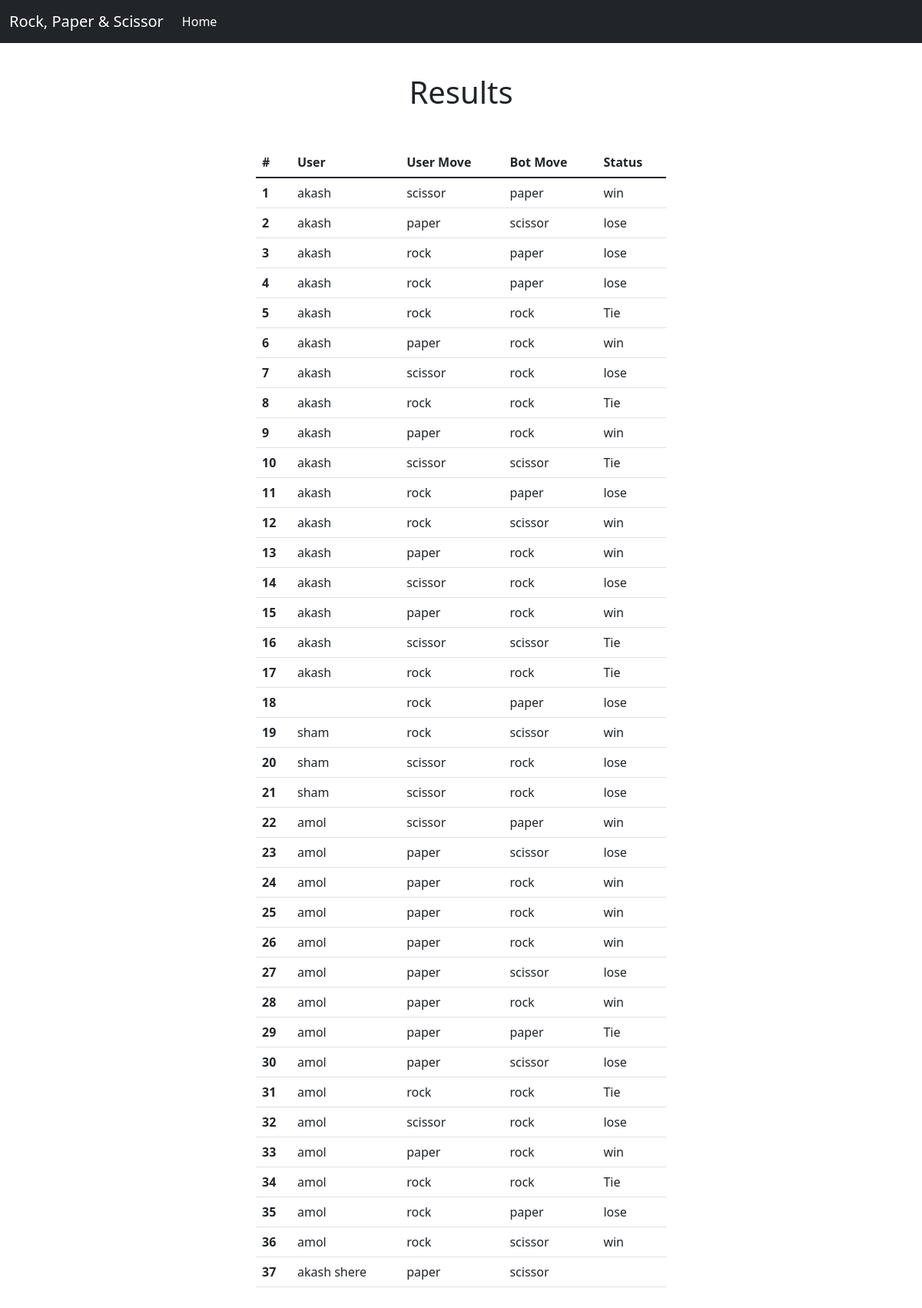
Page /result/ on the committed database.
### rock_paper_scissor/models.py (models this page shows, shortened)
class Result(models.Model):
    player=models.ForeignKey('Player',on_delete=models.CASCADE,related_name='score')
    bot_move = models.CharField(max_length=50,blank =True)
    user_move= models.CharField(max_length=50,blank=True)
    status = models.CharField(max_length=50, blank=True)

class Player(models.Model):
    name =models.CharField(max_length=50)
    user = models.OneToOneField(User,on_delete=models.CASCADE,related_name='player')

### rock_paper_scissor/views.py (the view)
# urls.py: path('result/',views.result,name='result'),
def result(request):
    res = Result.objects.all().order_by('-id')
    context = {'res':res}
    return render(request,'result.html',context)

### templates/result.html
{% extends 'base.html' %}
{% load static %}
{% block body %}
<main class="container">
  <div class="col-lg-12">
    <section class="py-5 text-center container">
      <div class="row py-lg-5">
        <div class="col-lg-6 col-md-8 mx-auto">
          <h1 class="fw-light">Results</h1>
          {% if res %}
          <table class="table table-hover mt-5">
            <thead>
              <tr>
                <th scope="col">#</th>
                <th scope="col">User</th>
                <th scope="col">User Move</th>
                <th scope="col">Bot Move</th>
                <th scope="col">Status</th>
              </tr>
            </thead>
            <tbody>
                {% for i in res %}
              <tr>
                <th scope="row">{{forloop.counter}}</th>
                <td>{{i.player.name}}</td>
                <td>{{i.user_move}}</td>
                <td>{{i.bot_move}}</td>
                <td>{{i.status}}</td>
              </tr>
              {% endfor %}
            </tbody>
          </table>
          {% else %}
          <h4 class="fw-light">There's no result, please start a game</h4>
          {% endif %}
        </div>
      </div>
    </section>
  </div>
</main>
{% endblock body %}

### templates/base.html (shortened to what this page needs)
{% load static %}
<html lang="en">
    <head>
    <link href="https://cdn.jsdelivr.net/npm/bootstrap@5.1.3/dist/css/bootstrap.min.css" rel="stylesheet">
  </head>
  <body data-new-gr-c-s-check-loaded="14.1043.0" data-gr-ext-installed="" cz-shortcut-listen="true">
    <nav class="navbar navbar-expand-md navbar-dark fixed-top bg-dark">
        <div class="container-fluid">
          <a class="navbar-brand" href="{% url 'home' %}">Rock, Paper & Scissor</a>
          <div class="collapse navbar-collapse" id="navbarCollapse">
            <ul class="navbar-nav me-auto mb-2 mb-md-0">
              <li class="nav-item">
                <a class="nav-link active" aria-current="page" href="{% url 'home' %}">Home</a>
              </li>
            </ul>
          </div>
        </div>
      </nav>
    {% block body %}
    {% endblock body %}
</body>

### rows in the picture
Result: player.name "akash", user_move "scissor", bot_move "paper", status "win"
Result: player.name "akash", user_move "paper", bot_move "scissor", status "lose"
Result: player.name "akash", user_move "rock", bot_move "paper", status "lose"
Result: player.name "akash", user_move "rock", bot_move "paper", status "lose"
Result: player.name "akash", user_move "rock", bot_move "rock", status "Tie"
Result: player.name "akash", user_move "paper", bot_move "rock", status "win"
Result: player.name "akash", user_move "scissor", bot_move "rock", status "lose"
Result: player.name "akash", user_move "rock", bot_move "rock", status "Tie"
Result: player.name "akash", user_move "paper", bot_move "rock", status "win"
Result: player.name "akash", user_move "scissor", bot_move "scissor", status "Tie"
Result: player.name "akash", user_move "rock", bot_move "paper", status "lose"
Result: player.name "akash", user_move "rock", bot_move "scissor", status "win"
Result: player.name "akash", user_move "paper", bot_move "rock", status "win"
Result: player.name "akash", user_move "scissor", bot_move "rock", status "lose"
Result: player.name "akash", user_move "paper", bot_move "rock", status "win"
Result: player.name "akash", user_move "scissor", bot_move "scissor", status "Tie"
Result: player.name "akash", user_move "rock", bot_move "rock", status "Tie"
Result: user_move "rock", bot_move "paper", status "lose"
Result: player.name "sham", user_move "rock", bot_move "scissor", status "win"
Result: player.name "sham", user_move "scissor", bot_move "rock", status "lose"
Result: player.name "sham", user_move "scissor", bot_move "rock", status "lose"
Result: player.name "amol", user_move "scissor", bot_move "paper", status "win"
Result: player.name "amol", user_move "paper", bot_move "scissor", status "lose"
Result: player.name "amol", user_move "paper", bot_move "rock", status "win"
Result: player.name "amol", user_move "paper", bot_move "rock", status "win"
Result: player.name "amol", user_move "paper", bot_move "rock", status "win"
Result: player.name "amol", user_move "paper", bot_move "scissor", status "lose"
Result: player.name "amol", user_move "paper", bot_move "rock", status "win"
Result: player.name "amol", user_move "paper", bot_move "paper", status "Tie"
Result: player.name "amol", user_move "paper", bot_move "scissor", status "lose"
Result: player.name "amol", user_move "rock", bot_move "rock", status "Tie"
Result: player.name "amol", user_move "scissor", bot_move "rock", status "lose"
Result: player.name "amol", user_move "paper", bot_move "rock", status "win"
Result: player.name "amol", user_move "rock", bot_move "rock", status "Tie"
Result: player.name "amol", user_move "rock", bot_move "paper", status "lose"
Result: player.name "amol", user_move "rock", bot_move "scissor", status "win"
Result: player.name "akash shere", user_move "paper", bot_move "scissor"
